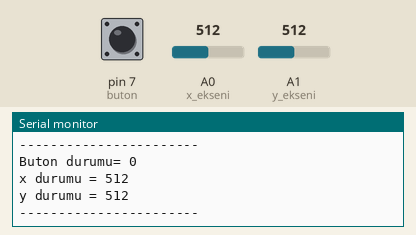
A sketch run on a simulated Arduino Uno, built with avr-gcc and run on an emulated ATmega328P. Shown: the last lines printed to the serial monitor. The test bench sets the inputs (shaded band); at power-on: A0 (x_ekseni) = 512, A1 (y_ekseni) = 512, pin 7 (buton) LOW.

Above: at 1.3 s.
1.4 s: A0 (x_ekseni) set to 1023
At 1.87 s:
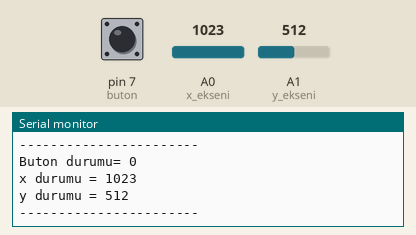
4.4 s: A0 (x_ekseni) set to 0
At 4.93 s:
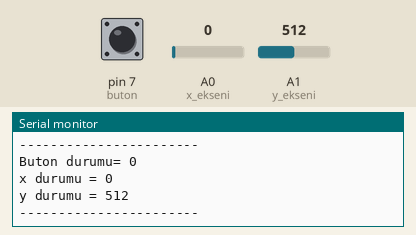
7.4 s: A1 (y_ekseni) set to 716
At 7.97 s:
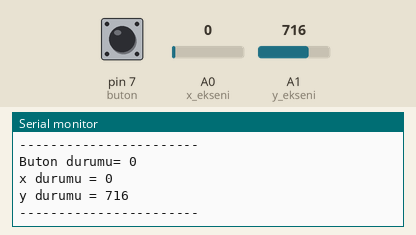
8.9 s: pin 7 (buton) pulled HIGH for 0.6 s
11.0 s: A1 (y_ekseni) set to 1023
At 11.53 s:
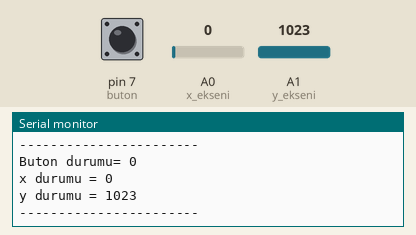
Timing chart, 0 to 14.0 s (numbered marks = the images above; inputs shaded):
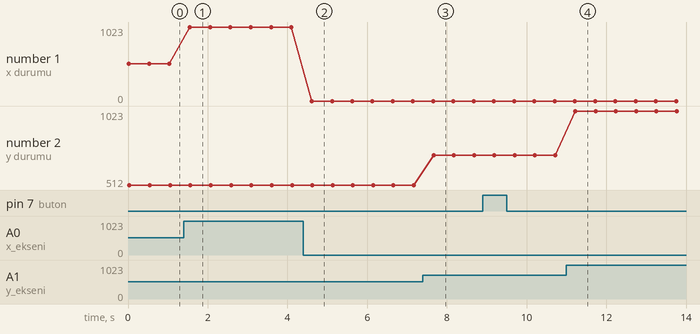

Measured:
- after the input at 1.4 s, the serial monitor: prints a new line after 0.15 s (image 1)
- after the input at 4.4 s, the serial monitor: prints a new line after 0.21 s (image 2)
- after the input at 7.4 s, the serial monitor: prints a new line after 0.27 s (image 3)
- after the input at 11.0 s, the serial monitor: prints a new line after 0.22 s (image 4)
- plotted number 1: 512 → 1023 after the input at 1.4 s
- plotted number 2: 512 → 716 after the input at 7.4 s, 716 → 1023 after the input at 11.0 s

The sketch:

joystick.ino
```cpp
const int x_ekseni = A0;
const int y_ekseni = A1;
const int buton = 7;

int b_durum;
int x_durum;
int y_durum;

void setup() {
  Serial.begin(9600);
  pinMode(buton, INPUT);
}

void loop() {
  x_durum = analogRead(x_ekseni);
  y_durum = analogRead(y_ekseni);
  b_durum = digitalRead(buton);

  Serial.print("Buton durumu= ");
  Serial.println(b_durum);
  Serial.print("x durumu = ");
  Serial.println(x_durum);
  Serial.print("y durumu = ");
  Serial.println(y_durum);
  Serial.println("-----------------------");
  delay(500);
}
```
